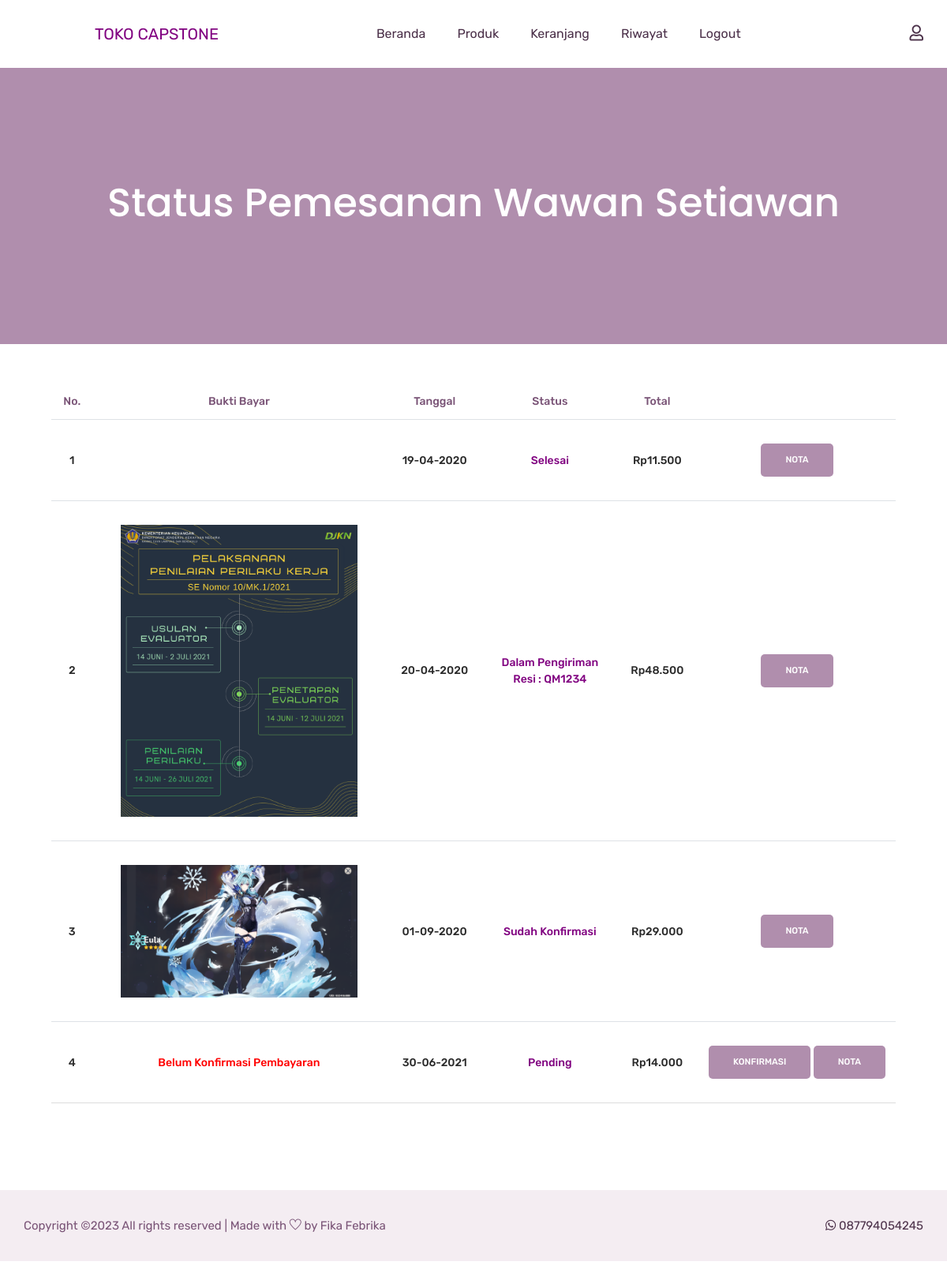
/tokocapstone.rf.gd/riwayat.php (signed in), run on the app's committed database.
### tables this page shows
CREATE TABLE `pelanggan` (
  `id_pelanggan` int(11) NOT NULL,
  `email_pelanggan` varchar(30) NOT NULL,
  `password_pelanggan` varchar(255) NOT NULL,
  `nama_pelanggan` varchar(30) NOT NULL,
  `telepon_pelanggan` varchar(30) NOT NULL,
  `alamat_pelanggan` text NOT NULL
);

CREATE TABLE `pembelian` (
  `id_pembelian` int(11) NOT NULL,
  `id_pelanggan` int(11) NOT NULL,
  `id_ongkir` int(11) NOT NULL,
  `tanggal_pembelian` date NOT NULL,
  `total_pembelian` int(11) NOT NULL,
  `nama_kota` varchar(30) NOT NULL,
  `tarif` int(11) NOT NULL,
  `alamat_pengiriman` text NOT NULL,
  `status_pembelian` varchar(50) NOT NULL DEFAULT 'Pending',
  `resi_pengiriman` varchar(20) NOT NULL
);

CREATE TABLE `pembayaran` (
  `id_pembayaran` int(11) NOT NULL,
  `id_pembelian` int(11) NOT NULL,
  `nama` varchar(30) NOT NULL,
  `bank` varchar(30) NOT NULL,
  `jumlah` int(11) NOT NULL,
  `tanggal` date NOT NULL,
  `bukti` varchar(100) NOT NULL
);

### tokocapstone.rf.gd/riwayat.php (the view, shortened to what this page needs)
<?php
include 'koneksi.php';
$id_pelanggan = $_COOKIE['id_pelanggan'];
$ambil = $dbh->query("SELECT nama_pelanggan FROM pelanggan WHERE id_pelanggan='$id_pelanggan'");
$akun = $ambil->fetch(PDO::FETCH_ASSOC);
?>
<!doctype html>
<html lang="zxx">
<head>
    <link rel="stylesheet" href="css/bootstrap.min.css">
    <link rel="stylesheet" href="css/animate.css">
    <link rel="stylesheet" href="css/owl.carousel.min.css">
    <link rel="stylesheet" href="css/all.css">
    <link rel="stylesheet" href="css/flaticon.css">
    <link rel="stylesheet" href="css/themify-icons.css">
    <link rel="stylesheet" href="css/magnific-popup.css">
    <link rel="stylesheet" href="css/nice-select.css">
    <link rel="stylesheet" href="css/style.css">
</head>
<body>
    <?php include 'header.php'; ?>
    <section class="breadcrumb_part">
        <div class="container">
            <div class="row">
                <div class="col-lg-12">
                    <div class="breadcrumb_iner">
                        <h2>Status Pemesanan  <?php echo $akun["nama_pelanggan"]; ?></h2>
                    </div>
                </div>
            </div>
        </div>
    </section>
    <section class="cart_area" style="padding: 50px;">
        <div class="container">
            <div class="cart_inner">
                <div class="table-responsive">
                    <table class="table" style="text-align: center;">
                        <thead>
                            <tr>
                                <th scope="col">No.</th>
                                <th scope="col">Bukti Bayar</th>
                                <th scope="col">Tanggal</th>
                                <th scope="col">Status</th>
                                <th scope="col">Total</th>
                            </tr>
                        </thead>
                        <tbody>
                            <?php
                            $nomor=1;
                            $ambil = $dbh->query("SELECT * FROM pembelian WHERE id_pelanggan='$id_pelanggan'");
                            while($pecah = $ambil->fetch(PDO::FETCH_ASSOC)) {
                            ?>
                            <tr>
                                <td>
                                    <h5><?php echo $nomor; ?></h5>
                                </td>
                                <td>
                                    <?php if ($pecah['status_pembelian'] !== "Pending"): ?>
                                    <?php
                                    $id_pembelian=$pecah["id_pembelian"];
                                    $bayar = $dbh->query("SELECT * FROM pembayaran WHERE id_pembelian='$id_pembelian'");
                                    $detbay = $bayar->fetch(PDO::FETCH_ASSOC);
                                    ?>
                                    <img style="width: 300px" title="<?php echo $detbay["bank"] ?>" src="bukti_pembayaran/<?php echo $detbay["bukti"] ?>" alt="" />
                                    <?php else : ?>
                                    <h5 style="color: red">Belum Konfirmasi Pembayaran</h5>
                                    <?php endif; ?>
                                </td>
                                <td>
                                    <h5><?php echo date('d-m-Y', strtotime($pecah["tanggal_pembelian"])) ?></h5>
                                </td>
                                <td>
                                    <h5 style="color: purple"><?php echo $pecah["status_pembelian"] ?>
                                    <br>
                                        <?php if (!empty($pecah['resi_pengiriman'])): ?>
                                            Resi : <?php echo $pecah['resi_pengiriman']; ?>
                                        <?php endif ?>
                                    </h5>
                                </td>
                                <td>
                                    <h5>Rp<?php echo number_format($pecah["total_pembelian"],0,",",".") ?></h5>
                                </td>
                                <td style="width: 250px;">
                                    <?php if ($pecah['status_pembelian']=="Pending"): ?>
                                    <a href="konfirmasi.php?id=<?php echo $pecah["id_pembelian"]; ?>" class="btn_3 genric-btn primary">Konfirmasi</a>
                                    <?php endif ?>
                                    <a href="nota.php?id=<?php echo $pecah["id_pembelian"] ?>" class=" btn_3 genric-btn primary">nota</a>
                                </td>
                            </tr>
                            <?php $nomor++; ?>
                            <?php } ?>
                        </tbody>
                    </table>
                </div>
            </div>
        </div>
    </section>
    <?php include 'footer.php'; ?>
</body>
</html>

### data on the page
pelanggan: nama_pelanggan "Wawan Setiawan"
pembelian: tanggal_pembelian "19-04-2020", status_pembelian "Selesai", total_pembelian "11.500"
pembelian: pembayaran.bukti (picture), tanggal_pembelian "20-04-2020", status_pembelian "Dalam Pengiriman", resi_pengiriman "QM1234", total_pembelian "48.500"
pembelian: pembayaran.bukti (picture), tanggal_pembelian "01-09-2020", status_pembelian "Sudah Konfirmasi", total_pembelian "29.000"
pembelian: shows "Belum Konfirmasi Pembayaran", tanggal_pembelian "30-06-2021", status_pembelian "Pending", total_pembelian "14.000"
